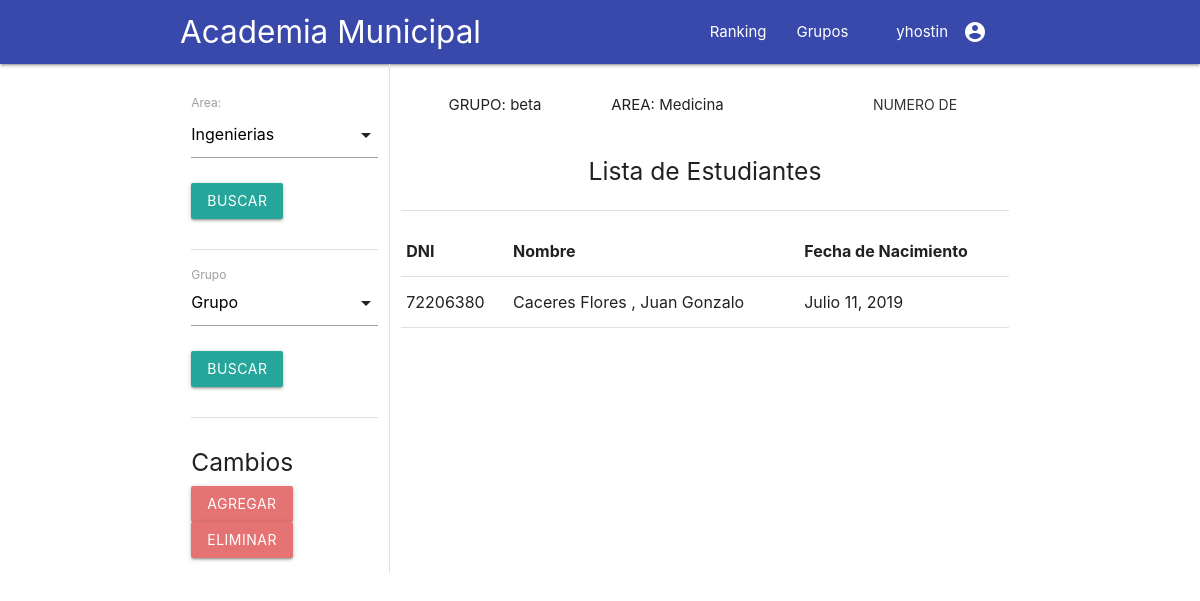
The app's page /asistencia/grupos (signed in), older data.
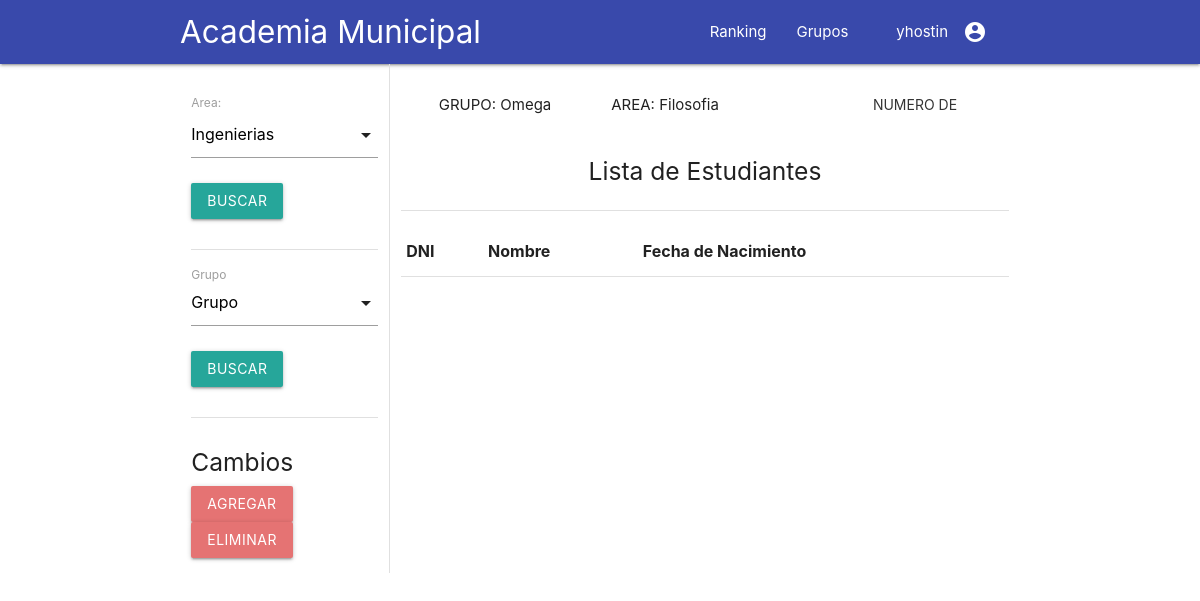
The same page, newer data.
### asistencia/models.py (models this page shows, shortened)
class Grupo(models.Model):
	area 				= models.ForeignKey(Area, on_delete=models.CASCADE)
	codigo 				= models.CharField(max_length=100)
	numero_alumnos		= models.IntegerField(default=0)

class Area(models.Model):
	area_tipo			= models.CharField(primary_key=True, max_length=100)
	def __str__(self):
		return self.area_tipo

class Estudiante(models.Model):
	grupo 				= models.ForeignKey(Grupo, on_delete=models.CASCADE)
	nombre 				= models.CharField(max_length=100)
	apellido 			= models.CharField(max_length=100)
	fecha_nacimiento	= models.DateField()
	dni					= models.IntegerField(primary_key=True)

### asistencia/views.py (the view, shortened to what this page needs)
def grupo(request):
		grupos_list=Grupo.objects.all()
		grupo_default=Grupo.objects.last()
		query=None
		form=AreaForm(request.GET or None)
		if form.is_valid():
			query=request.GET.get('area')
			grupos_list=Grupo.objects.filter(area=query)
		print(query)
		if 'grupo_get' in request.GET:
			query=request.GET.get('grupoid_list')
			print("grupo_get",query)
			grupo_default=Grupo.objects.get(pk=query)
		context={
			'grupos_list':grupos_list,
			'form':form,
			'grupo_default':grupo_default,
		}
		return render(request,'asistencia/grupo.html',context)

### asistencia/forms.py
class AreaForm(forms.Form):
	area= forms.ModelChoiceField(queryset = Area.objects.all(),empty_label=None,required=False)

### asistencia/templates/asistencia/grupo.html (shortened to what this page needs)
{%extends 'asistencia/index.html'%}
{% load static %}
{%block body%}
<div class="container row">
	<div class="col s3 l3 xl3 index">
		<div class="section">
			<form method="GET" >
				{{form.as_p}}
				<button class="waves-effect waves-light btn registrar" name="area_get" type="submit">Buscar</button>
			</form>
		</div>
		<div class="divider"></div>
		<div class="section">
			<form method="GET">
				<div class="input-field">
						<label>Grupo</label>
					</div>
				<button class="waves-effect waves-light btn registrar" name="grupo_get" type="submit">Buscar</button>
			</form>
		</div>
		<div class="divider"></div>
		<div class="section">
			<h5>Cambios</h5>
			<a class="btn waves-effect waves-light red lighten-2" href="{%url 'admin:asistencia_grupo_add' %}">Agregar</a>
			<a class="btn waves-effect waves-light red lighten-2" href="{%url 'admin:asistencia_grupo_changelist' %}">Eliminar</a>
		</div>
	</div>
	<div class="col s9">
		<div class="section">
			<div class="row">
				<div class="col s4 ">
					<p class="center-align">GRUPO: {{grupo_default.codigo}}</p>
				</div>
				<div class="col s4">
					<p >AREA: {{grupo_default.area}}</p>
				</div>
				<div class="col s4">
					<form method="GET">
					 <button style="margin-top: 8px" class="btn-flat tooltipped waves-effect waves-teal" data-position="bottom" data-tooltip="Ingresar Alumnos" type="submit" name="set_alumnos">
					 	Numero de Alumnos: {{grupo_default.numero_alumnos}}
				  	</button>
				    </form>
				</div>
			</div>
			<h5 class="center-align"> Lista de Estudiantes</h5>
		</div>
		<div class="divider"></div>
		<div class="section">
			<table class="highlight">
				<thead>
					<tr>
						<th>DNI</th>
						<th>Nombre</th>
						<th>Fecha de Nacimiento</th>
					</tr>
				</thead>
				<tbody>
					{%for estudiante in grupo_default.estudiante_set.all%}
					<tr>
						<td>{{estudiante.dni}}</td>
						<td>{{estudiante.apellido}} , {{estudiante.nombre}}</td>
						<td>{{estudiante.fecha_nacimiento}}</td>
					</tr>
					{%endfor%}
				</tbody>
			</table>
		</div>
	</div>
</div>
{%endblock%}

Row changes from the older to the newer data that the page shows:
no longer on this page (row edited): Grupo: codigo "beta", area "Medicina"
no longer on this page (row unchanged): Estudiante: dni "72206380", apellido "Caceres Flores", nombre "Juan Gonzalo", fecha_nacimiento "Julio 11, 2019"
added Grupo: codigo "Omega", area "Filosofia"
